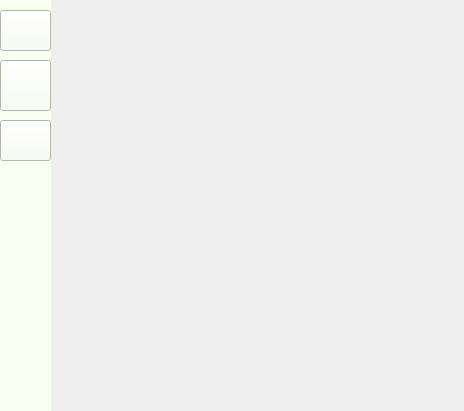
<?xml version="1.0" encoding="UTF-8"?>
<ui version="4.0">
 <class>Email_func</class>
 <widget class="QWidget" name="Email_func">
  <property name="geometry">
   <rect>
    <x>0</x>
    <y>0</y>
    <width>464</width>
    <height>411</height>
   </rect>
  </property>
  <property name="minimumSize">
   <size>
    <width>464</width>
    <height>411</height>
   </size>
  </property>
  <property name="maximumSize">
   <size>
    <width>464</width>
    <height>411</height>
   </size>
  </property>
  <property name="windowTitle">
   <string>生日查询</string>
  </property>
  <property name="styleSheet">
   <string notr="true"/>
  </property>
  <widget class="QStackedWidget" name="stackedWidget">
   <property name="geometry">
    <rect>
     <x>50</x>
     <y>0</y>
     <width>411</width>
     <height>411</height>
    </rect>
   </property>
   <property name="currentIndex">
    <number>-1</number>
   </property>
  </widget>
  <widget class="QWidget" name="widget" native="true">
   <property name="geometry">
    <rect>
     <x>0</x>
     <y>0</y>
     <width>51</width>
     <height>411</height>
    </rect>
   </property>
   <property name="minimumSize">
    <size>
     <width>51</width>
     <height>411</height>
    </size>
   </property>
   <property name="maximumSize">
    <size>
     <width>51</width>
     <height>411</height>
    </size>
   </property>
   <property name="styleSheet">
    <string notr="true">QWidget {
    background-color:rgb(249, 255, 240); /* 红色背景 */
}
</string>
   </property>
   <widget class="QToolButton" name="normal_pb">
    <property name="geometry">
     <rect>
      <x>0</x>
      <y>60</y>
      <width>51</width>
      <height>51</height>
     </rect>
    </property>
    <property name="whatsThis">
     <string>&lt;html&gt;&lt;head/&gt;&lt;body&gt;&lt;p&gt;近期生日&lt;/p&gt;&lt;/body&gt;&lt;/html&gt;</string>
    </property>
    <property name="styleSheet">
     <string notr="true">border-image: url(:/background/v2-5bf1fa2af20e843ecd19dbbc17d21f9d_r.jpg);
QPushButton {
    background-color: rgba(0, 0, 0, 0); /* 最后一个参数是透明度，0表示完全透明 */
    border: none; /* 移除边框 */
    /* 如果您希望文本也透明，可以设置text-color的透明度 */
    color: rgba(255, 255, 255, 0); /* 白色文本，透明度为0 */
}
QPushButton:hover {
    background-color: rgba(255, 255, 255, 0.2); /* 鼠标悬停时轻微的背景色，透明度0.2 */
}

QPushButton:pressed {
    background-color: rgba(255, 255, 255, 0.4); /* 按下时更明显的背景色，透明度0.4 */
}</string>
    </property>
    <property name="text">
     <string/>
    </property>
   </widget>
   <widget class="QToolButton" name="birth_pb">
    <property name="geometry">
     <rect>
      <x>0</x>
      <y>10</y>
      <width>51</width>
      <height>41</height>
     </rect>
    </property>
    <property name="whatsThis">
     <string>&lt;html&gt;&lt;head/&gt;&lt;body&gt;&lt;p&gt;生日查询&lt;/p&gt;&lt;/body&gt;&lt;/html&gt;</string>
    </property>
    <property name="styleSheet">
     <string notr="true">border-image: url(:/background/屏幕截图 2024-06-01 110331.png);
QPushButton {
    background-color: rgba(0, 0, 0, 0); /* 最后一个参数是透明度，0表示完全透明 */
    border: none; /* 移除边框 */
    /* 如果您希望文本也透明，可以设置text-color的透明度 */
    color: rgba(255, 255, 255, 0); /* 白色文本，透明度为0 */
}
QPushButton:hover {
    background-color: rgba(255, 255, 255, 0.2); /* 鼠标悬停时轻微的背景色，透明度0.2 */
}

QPushButton:pressed {
    background-color: rgba(255, 255, 255, 0.4); /* 按下时更明显的背景色，透明度0.4 */
}</string>
    </property>
    <property name="text">
     <string/>
    </property>
   </widget>
   <widget class="QPushButton" name="email_pb">
    <property name="geometry">
     <rect>
      <x>0</x>
      <y>120</y>
      <width>51</width>
      <height>41</height>
     </rect>
    </property>
    <property name="whatsThis">
     <string>&lt;html&gt;&lt;head/&gt;&lt;body&gt;&lt;p&gt;生日邮件&lt;/p&gt;&lt;/body&gt;&lt;/html&gt;</string>
    </property>
    <property name="styleSheet">
     <string notr="true">border-image: url(:/background/DWS7G5GWUdVzjzJ.jpeg);
QPushButton {
    background-color: rgba(0, 0, 0, 0); /* 最后一个参数是透明度，0表示完全透明 */
    border: none; /* 移除边框 */
    /* 如果您希望文本也透明，可以设置text-color的透明度 */
    color: rgba(255, 255, 255, 0); /* 白色文本，透明度为0 */
}
QPushButton:hover {
    background-color: rgba(255, 255, 255, 0.2); /* 鼠标悬停时轻微的背景色，透明度0.2 */
}

QPushButton:pressed {
    background-color: rgba(255, 255, 255, 0.4); /* 按下时更明显的背景色，透明度0.4 */
}</string>
    </property>
    <property name="text">
     <string/>
    </property>
   </widget>
  </widget>
 </widget>
 <resources/>
 <connections/>
</ui>
